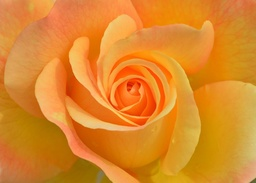
#> input picture TercerEjercicio.2/imagen4.jpg, 256 x 183 px, shrunk from 1280 x 914 before the run
$ jupyter execute --allow-errors Ejercicio3.ipynb
#> lines starting #> are read from the running program, lines starting #| are printed output that depends on the picture; after the words box and inside, x2 and y2 are one past the last pixel; in counts of white or black regions, pixels touching at a corner belong together
[cell 1]
import cv2
import matplotlib.pyplot as plt
imagen = cv2.imread('imagen4.jpg',0)#lee en escala de grises
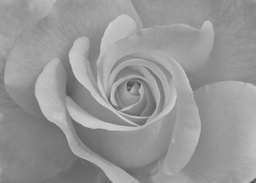
#> imagen: shape (183, 256); min 69, max 211, mean 150.7
#umbralizacion binaria
_,umbral_binario=cv2.threshold(imagen,127,255,cv2.THRESH_BINARY)
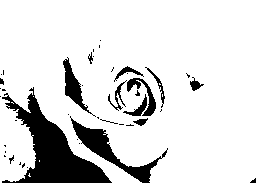
#> umbral_binario: shape (183, 256); 85.7% white; 43 black regions (31 under 20 px), largest, box (x1, y1, x2, y2) and area: (2, 87, 112, 183) 3661, (70, 116, 168, 183) 1308, (63, 57, 96, 117) 531
#umbralizacion binaria inversa
_,umbral_binario_inv=cv2.threshold(imagen,127,255,cv2.THRESH_BINARY_INV)

plt.figure(figsize=(10,5))
plt.subplot(1,3,1)
plt.imshow(imagen,cmap='gray')
plt.title('Imagen Original')
plt.subplot(1,3,2)
plt.imshow(umbral_binario,cmap='gray')
plt.title('Umbralización Binaria')
plt.subplot(1,3,3)
plt.imshow(umbral_binario_inv,cmap='gray')
plt.title('Umbralización Binaria Inversa')
plt.show()
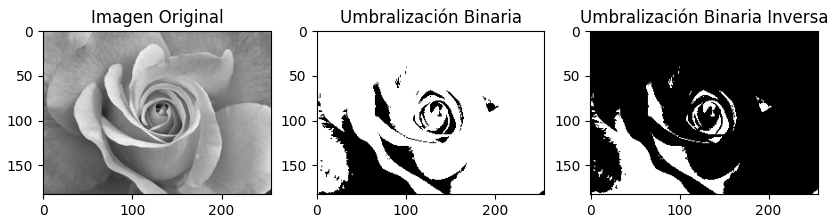
#> figure drawn by matplotlib, 3 panels

[cell 2]
import cv2
import numpy as np
import matplotlib.pyplot as plt

image=cv2.imread("imagen4.jpg",0)#escala de grises
_,otsu=cv2.threshold(image,0,255,cv2.THRESH_BINARY+cv2.THRESH_OTSU)
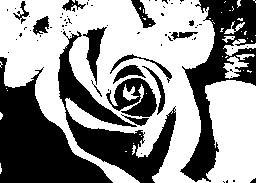
#> otsu: shape (183, 256); 57.1% white; 76 black regions (60 under 20 px), largest, box (x1, y1, x2, y2) and area: (0, 57, 113, 183) 6537, (180, 0, 256, 182) 5086, (58, 31, 176, 183) 4999
imagen_fin=np.where(image>otsu,255,0).astype(np.uint8)
plt.figure(figsize=(10,5))
plt.subplot(1,2,1)
plt.imshow(image,cmap='gray')
plt.title("Imagen Original")
plt.subplot(1,2,2)
plt.imshow(imagen_fin,cmap='gray')
plt.title("Umbralización de Otsu")
plt.show()

UMBRALIZACION VARIABLE PARTICION DE UNA IMAGEN

[cell 3]
import cv2
import numpy as np
import matplotlib.pyplot as plt
def variable_part(image,tam_bloque,c):
#> called with tam_bloque = 25, c = 10
    umbral_img=np.zeros_like(image)
    for y in range(0,image.shape[0],tam_bloque):#recorremos filas
        for x in range(0,image.shape[1],tam_bloque):#recorremos columnas
            bloque=image[y:y+tam_bloque,x:x+tam_bloque]#vemos el bloque
            bloq_media=np.mean(bloque)#intensidad del bloque
            umbral=bloq_media-c
            umbral_img[y:y+tam_bloque,x:x+tam_bloque]=[bloque>umbral]+255#umb binario
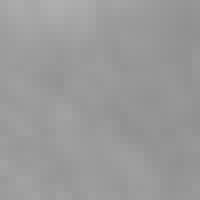
#> bloque: shape (25, 25) (shown 8 times larger); min 145, max 174, mean 153.9
#> umbral_img: shape (183, 256); every value is 0
    return umbral_img
tam_b=25
c=10
image=cv2.imread('imagen4.jpg',0)
#> (the rest of this cell did not finish here and is left out)

PROPIEDADES LOCALES

[cell 4]
import cv2
import numpy as np
import matplotlib.pyplot as plt
image=cv2.imread("imagen4.jpg",0)#escala de grises
def local(image,tamanio_ventana,k):
#> called with tamanio_ventana = 15, k = 2
    umbr_img=np.zeros_like(image)
    #definir un rastreo de imagen con padding
    pad=tamanio_ventana//2
    padded_image=cv2.copyMakeBorder(image,pad,pad,pad,pad,cv2.BORDER_REPLICATE)
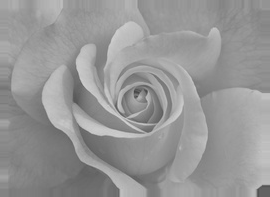
#> padded_image: shape (197, 270); min 69, max 211, mean 150.6
    #RECORREMOS CADA PIXEL
    for y in range(image.shape[0]):
        for x in range(image.shape[1]):
            ventana=padded_image[y:y:+tamanio_ventana,x:x+tamanio_ventana]
            #calculo de nedua y desv
            mean_local=np.mean(ventana)
            std_mean=np.std(ventana)
            #calculo del umbral
            umbral=mean_local-(k*std_mean)
            umbr_img[y,x]=255 if image[y,x]>umbral else 0
    return umbr_img
tam_vent=15
k=2
img_fin=local(image,tam_vent,k)
plt.figure(figsize=(10,5))
plt.subplot(1,2,1)
plt.imshow(image,cmap='gray')
plt.title("Imagen Original")
plt.subplot(1,2,2)
plt.imshow(img_fin,cmap='gray')
plt.title("Umbralización Variable")
plt.show()

UMBRAL CON OPEN CV

[cell 5]
import cv2
import numpy as np
import matplotlib.pyplot as plt
image=cv2.imread("imagen4.jpg",0)#escala de grises

ventana=15
k=2
img_fin=cv2.adaptiveThreshold(image,255,cv2.ADAPTIVE_THRESH_MEAN_C,cv2.THRESH_BINARY,ventana,k)
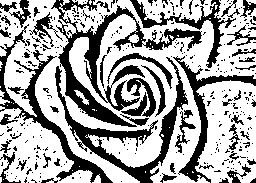
#> img_fin: shape (183, 256); 64.5% white; 338 black regions (286 under 20 px), largest, box (x1, y1, x2, y2) and area: (51, 0, 202, 127) 4135, (55, 57, 188, 183) 2643, (0, 24, 113, 183) 2132
plt.figure(figsize=(10,5))

plt.subplot(1,2,1)
plt.title("Imagen original")
plt.imshow(image, cmap="gray")
plt.axis("off")

plt.subplot(1,2,2)
plt.title("Imagen umbralizada")
plt.imshow(img_fin, cmap="gray")
plt.axis("off")

plt.show()

[cell 6]
import cv2
import numpy as np
import matplotlib.pyplot as plt

image = cv2.imread("imagen4.jpg",0)#escala de grises

hist = cv2.calcHist([image],[0],None,[256],[0,256])
#> hist = 256 values, max 1171 at index 151, min 0 at index 0, mean 183
hist = hist.ravel()
prob = hist / hist.sum()
#> prob = 256 values, max 0.025 at index 151, min 0 at index 0, mean 0.00391

m = np.cumsum(prob)
#> m = 256 values from 0 to 1
m_a = np.cumsum(prob * np.arange(256))
#> m_a = 256 values from 0 to 150.7
d_m = m_a[-1]
#> d_m = 150.7
sigma_b = (d_m * m - m_a)**2 / (m * (1 - m) + 1e-10)
#> sigma_b = 256 values, max 272.1 at index 148, min 0 at index 0, mean 64.37

T = np.argmax(sigma_b)
#> T = 148

_, img_otsu = cv2.threshold(image, T, 255, cv2.THRESH_BINARY)

print("Umbral encontrado:", T)
#| Umbral encontrado: 148

plt.figure(figsize=(12,5))

plt.subplot(1,2,1)
plt.title("Imagen original")
plt.imshow(image,cmap="gray")
plt.axis("off")


plt.subplot(1,2,2)
plt.title("Imagen Otsu")
plt.imshow(img_otsu,cmap="gray")
plt.axis("off")

plt.show()

$ run again, with TercerEjercicio.2/imagen2.jpg copied over TercerEjercicio.2/imagen4.jpg
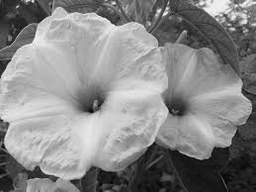
#> input picture TercerEjercicio.2/imagen2.jpg, 256 x 192 px, shrunk from 259 x 194 before the run
#> imagen is the input picture: shape (192, 256); min 0, max 255, mean 134.8
#> `_,umbral_binario=cv2.threshold(imagen,127,255,cv2.THRESH_BINARY)`:
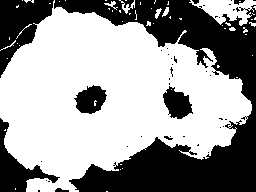
#> umbral_binario: shape (192, 256); 60.7% white; 42 black regions (33 under 20 px), largest, box (x1, y1, x2, y2) and area: (54, 0, 256, 192) 14356, (0, 0, 54, 78) 2153, (0, 118, 60, 192) 1349
#> otsu: shape (192, 256); 62.3% white; 37 black regions (29 under 20 px), largest, box (x1, y1, x2, y2) and area: (54, 0, 256, 192) 13772, (0, 0, 53, 78) 2125, (0, 119, 60, 192) 1324
#> imagen_fin: shape (192, 256); 37.7% white; 37 white regions (29 under 20 px), largest, box (x1, y1, x2, y2) and area: (54, 0, 256, 192) 13769, (0, 0, 53, 78) 2125, (0, 119, 60, 192) 1324
#> `img_fin=cv2.adaptiveThreshold(image,255,cv2.ADAPTIVE_THRESH_MEAN_C,cv2..`:
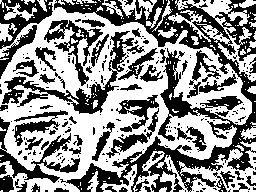
#> img_fin: shape (192, 256); 55.6% white; 247 black regions (196 under 20 px), largest, box (x1, y1, x2, y2) and area: (54, 0, 256, 192) 9994, (2, 31, 134, 114) 1931, (0, 117, 80, 183) 1215
#> hist = 256 values, max 515 at index 190, min 0 at index 1, mean 192
#> prob = 256 values, max 0.0105 at index 190, min 0 at index 1, mean 0.00391
#> m = 256 values from 6.1e-05 to 1
#> m_a = 256 values from 0 to 134.8
#> d_m = 134.8
#> sigma_b = 256 values, max 3075.4 at index 120, min 0.00365 at index 255, mean 1633.6
#> T = 120
#| Umbral encontrado: 120

$ run again, with TercerEjercicio.2/imagen3.jpg copied over TercerEjercicio.2/imagen4.jpg
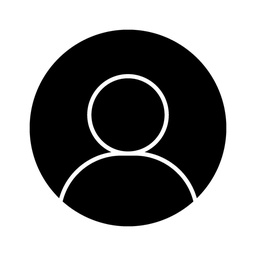
#> input picture TercerEjercicio.2/imagen3.jpg, 256 x 256 px, shrunk from 980 x 980 before the run
#> imagen is the input picture: shape (256, 256); min 0, max 255, mean 143.2
#> `_,umbral_binario=cv2.threshold(imagen,127,255,cv2.THRESH_BINARY)`:
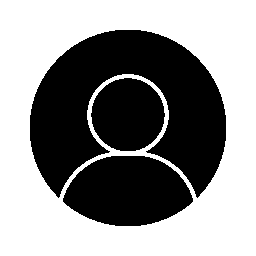
#> umbral_binario: shape (256, 256); 56.2% white; 3 black regions, box (x1, y1, x2, y2) and area: (30, 30, 226, 198) 17674, (63, 156, 193, 226) 6840, (91, 78, 165, 151) 4198
#> imagen_fin: shape (256, 256); 5.7% white in thin lines or dots, all inside (x1, y1, x2, y2) = (30, 30, 226, 226)
#> `img_fin=cv2.adaptiveThreshold(image,255,cv2.ADAPTIVE_THRESH_MEAN_C,cv2..`:
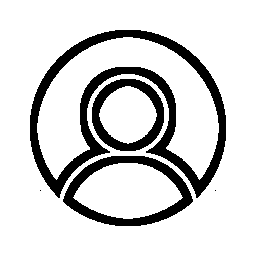
#> img_fin: shape (256, 256); 83.2% white; 5 black regions (2 under 20 px), largest, box (x1, y1, x2, y2) and area: (30, 30, 226, 198) 6761, (63, 156, 193, 226) 2489, (92, 79, 164, 151) 1748
#> hist = 256 values, max 33572 at index 255, min 0 at index 36, mean 256
#> prob = 256 values, max 0.512 at index 255, min 0 at index 36, mean 0.00391
#> m = 256 values from 0.381 to 1
#> m_a = 256 values from 0 to 143.2
#> d_m = 143.2
#> sigma_b = 256 values, max 15587.4 at index 127, min 0 at index 255, mean 15353.9
#> T = 127
#| Umbral encontrado: 127
